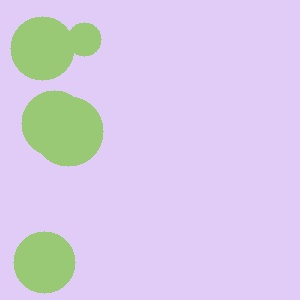
#> input picture data/images/circles_00.jpg, 300 x 300 px; its folder holds only this picture in this run
$ python -i preprocessing.py   (imports and definitions only)
#> lines starting #> are read from the running program, lines starting #| are printed output that depends on the picture
"""
preprocessing.py
-----------------
Module 1: Preprocessing & Enhancement
Maps to Unit 1 of the syllabus: Fundamentals of Image Formation,
Convolution & Filtering, Image Enhancement, Restoration, Histogram
Processing.

Responsibilities:
    - Load an image from disk safely (error handling / validation)
    - Resize to a canonical size so all feature vectors are comparable
    - Denoise using Gaussian filtering (convolution-based low-pass filter)
    - Enhance contrast using histogram equalization on the luminance
      channel (CLAHE), which is more robust than global equalization
"""

from __future__ import annotations
import os
import cv2
import numpy as np


class ImageLoadError(Exception):
    """Raised when an image cannot be read or is invalid."""


def load_image(path: str) -> np.ndarray:
    """Load an image from disk as a BGR NumPy array.

    Raises:
        ImageLoadError: if the file does not exist or cannot be decoded.
    """
#> called with path = '../data/images/circles_00.jpg'
    if not os.path.isfile(path):
        raise ImageLoadError(f"File not found: {path}")

    image = cv2.imread(path, cv2.IMREAD_COLOR)
#> image is the input picture: shape (300, 300, 3); mean B, G, R 230, 203.6, 215.6
    if image is None:
        raise ImageLoadError(f"Could not decode image (unsupported/corrupt file): {path}")
    return image


def resize_image(image: np.ndarray, size: tuple[int, int] = (256, 256)) -> np.ndarray:
    """Resize an image to a canonical size using area interpolation
    (best for shrinking, avoids aliasing artifacts)."""
#> called with size = (256, 256)
    return cv2.resize(image, size, interpolation=cv2.INTER_AREA)


def denoise(image: np.ndarray, kernel_size: int = 5) -> np.ndarray:
    """Apply Gaussian blur (low-pass convolution filter) to suppress
    high-frequency sensor noise before feature extraction."""
#> called with kernel_size = 5
    if kernel_size % 2 == 0:
        kernel_size += 1  # kernel size must be odd
    return cv2.GaussianBlur(image, (kernel_size, kernel_size), sigmaX=0)


def enhance_contrast(image: np.ndarray) -> np.ndarray:
    """Enhance local contrast using CLAHE (Contrast Limited Adaptive
    Histogram Equalization) applied to the L channel of LAB color
    space. This avoids over-amplifying noise the way global histogram
    equalization can."""
    lab = cv2.cvtColor(image, cv2.COLOR_BGR2LAB)
#> lab: shape (256, 256, 3); mean of channels 0, 1, 2 213.9, 137, 117.1
    l_channel, a_channel, b_channel = cv2.split(lab)
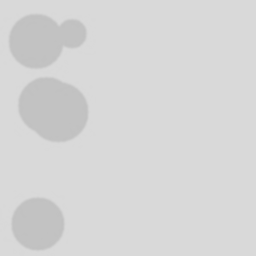
#> l_channel: shape (256, 256); min 193, max 217, mean 213.9
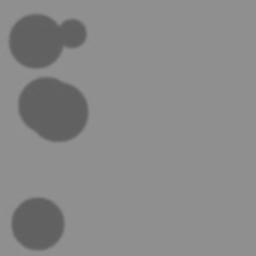
#> a_channel: shape (256, 256); min 96, max 145, mean 137
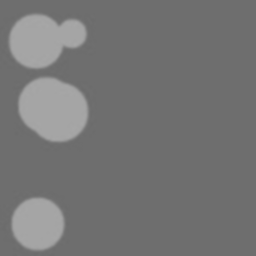
#> b_channel: shape (256, 256); min 107, max 167, mean 117.1

    clahe = cv2.createCLAHE(clipLimit=2.0, tileGridSize=(8, 8))
    l_eq = clahe.apply(l_channel)

    merged = cv2.merge((l_eq, a_channel, b_channel))
#> merged: shape (256, 256, 3); mean of channels 0, 1, 2 215, 137, 117.1
    return cv2.cvtColor(merged, cv2.COLOR_LAB2BGR)
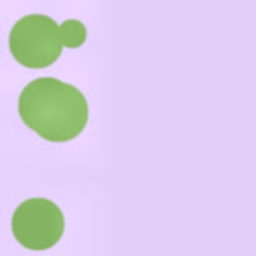
#> returned value: shape (256, 256, 3); mean B, G, R 231.1, 205.4, 217.4


def preprocess_pipeline(path: str, size: tuple[int, int] = (256, 256)) -> np.ndarray:
    """Full Module 1 pipeline: load -> resize -> denoise -> enhance.

    Input:  path to an image file on disk
    Output: a cleaned, normalized BGR image ready for feature extraction
    """
    image = load_image(path)
    image = resize_image(image, size)
    image = denoise(image, kernel_size=5)
    image = enhance_contrast(image)
    return image

>>> result = preprocess_pipeline('../data/images/circles_00.jpg')

$ run again, on data/images/circles_01.jpg
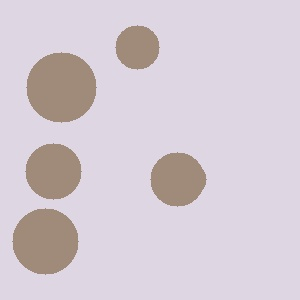
#> input picture data/images/circles_01.jpg, 300 x 300 px
#> in load_image, image is the input picture: shape (300, 300, 3); mean B, G, R 211.2, 202.7, 212.7
#> lab: shape (256, 256, 3); mean of channels 0, 1, 2 210.5, 133, 125.5
#> in enhance_contrast, `l_channel, a_channel, b_channel = cv2.split(lab)`:
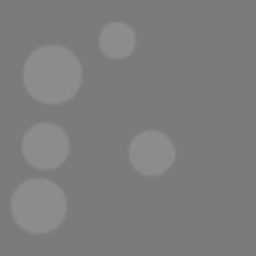
#> b_channel: shape (256, 256); min 121, max 143, mean 125.5
#> merged: shape (256, 256, 3); mean of channels 0, 1, 2 211.5, 133, 125.5
#> in enhance_contrast, `return cv2.cvtColor(merged, cv2.COLOR_LAB2BGR)`:
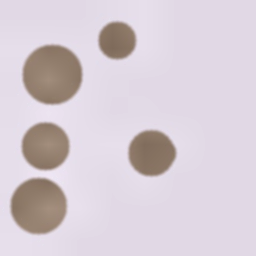
#> returned value: shape (256, 256, 3); mean B, G, R 212.2, 204.1, 214.4

$ run again, on data/images/circles_02.jpg
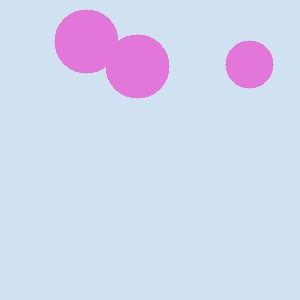
#> input picture data/images/circles_02.jpg, 300 x 300 px
#> in load_image, image is the input picture: shape (300, 300, 3); mean B, G, R 238.9, 215.4, 209.6
#> lab: shape (256, 256, 3); mean of channels 0, 1, 2 220.6, 130.2, 116
#> in enhance_contrast, `l_channel, a_channel, b_channel = cv2.split(lab)`:
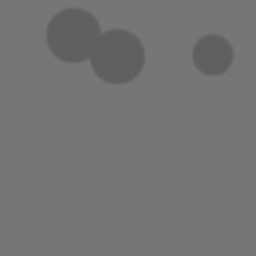
#> b_channel: shape (256, 256); min 94, max 120, mean 116
#> merged: shape (256, 256, 3); mean of channels 0, 1, 2 221.4, 130.2, 116
#> in enhance_contrast, `return cv2.cvtColor(merged, cv2.COLOR_LAB2BGR)`:
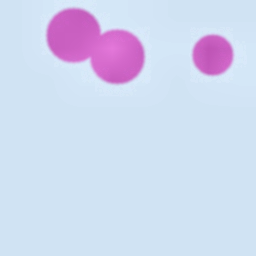
#> returned value: shape (256, 256, 3); mean B, G, R 239.7, 216.2, 208.7

$ run again, on data/images/circles_03.jpg
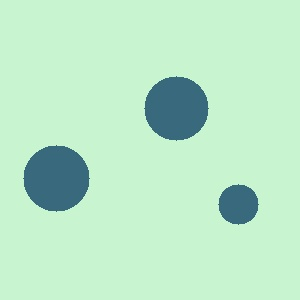
#> input picture data/images/circles_03.jpg, 300 x 300 px
#> in load_image, image is the input picture: shape (300, 300, 3); mean B, G, R 200.7, 231.9, 187.5
#> lab: shape (256, 256, 3); mean of channels 0, 1, 2 224.8, 107.9, 138.5
#> in enhance_contrast, `l_channel, a_channel, b_channel = cv2.split(lab)`:
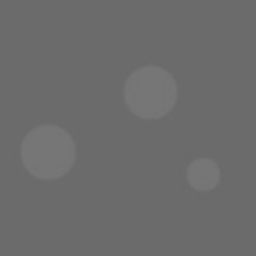
#> a_channel: shape (256, 256); min 105, max 119, mean 107.9
#> in enhance_contrast, `l_channel, a_channel, b_channel = cv2.split(lab)`:
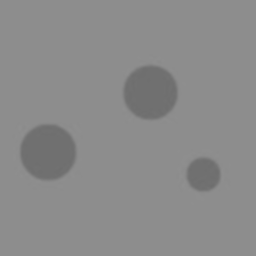
#> b_channel: shape (256, 256); min 110, max 143, mean 138.5
#> merged: shape (256, 256, 3); mean of channels 0, 1, 2 226.3, 107.9, 138.5
